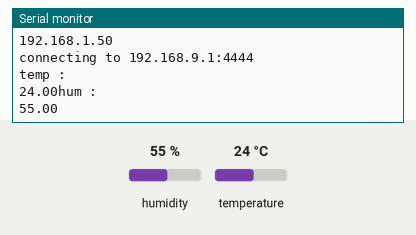
A sketch run on a simulated ESP8266 (NodeMCU). On the bench: the last lines printed to the serial monitor. Inputs (shaded band) come from the test bench; at power-on: humidity 55 %, temperature 24 °C. WiFi joins after 1.5 s; servers stay silent unless stated.

Above: at 3.2 s.
3.3 s: humidity set to 22 %
At 9.6 s:
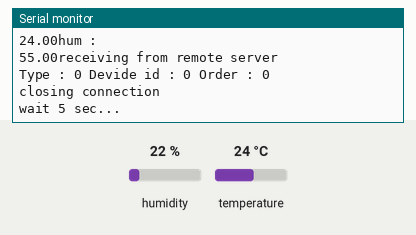
11.8 s: temperature set to 12 °C
At 19.0 s:
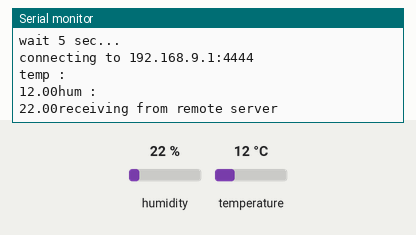
20.3 s: humidity set to 40 %
At 24.59 s:
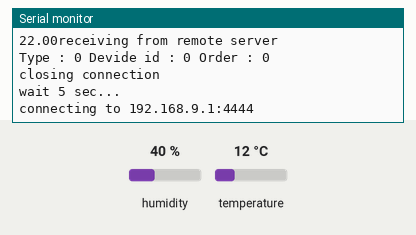
Timing chart, 0 to 26.1 s (numbered marks = the images above; inputs shaded):
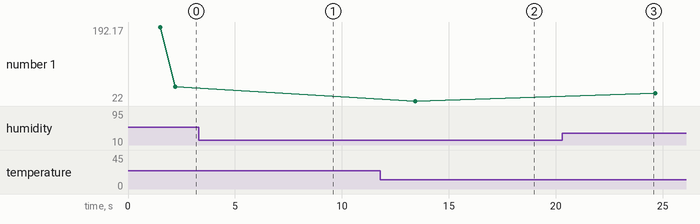

Measured:
- after the input at 11.8 s, the serial monitor: prints a new line after 1.6 s (image 2)
- plotted number 1: 22 → 40 after the input at 20.3 s

The sketch:

WiFiClient.ino
```cpp
/*
    This sketch sends a string to a TCP server, and prints a one-line response.
    You must run a TCP server in your local network.
    For example, on Linux you can use this command: nc -v -l 3000
*/

#include <ESP8266WiFi.h>
#include <ESP8266WiFiMulti.h>

#ifndef STASSID
#define STASSID "COBOX"
#define STAPSK  "cobox_pass"
#endif
#include "DHTesp.h"
DHTesp dht;

const char* ssid     = STASSID;
const char* password = STAPSK;

const char* host = "192.168.9.1";
const uint16_t port = 4444;
ESP8266WiFiMulti WiFiMulti;

void setup() {
  Serial.begin(115200);
  dht.setup(4, DHTesp::DHT22);
  // We start by connecting to a WiFi network
  WiFi.mode(WIFI_STA);
  WiFiMulti.addAP(ssid, password);

  Serial.println();
  Serial.println();
  Serial.print("Wait for WiFi... ");

  while (WiFiMulti.run() != WL_CONNECTED) {
    Serial.print(".");
    delay(500);
  }

  Serial.println("");
  Serial.println("WiFi connected");
  Serial.println("IP address: ");
  Serial.println(WiFi.localIP());

  delay(500);
}


void loop() {
  Serial.print("connecting to ");
  Serial.print(host);
  Serial.print(':');
  Serial.println(port);

  // Use WiFiClient class to create TCP connections
  WiFiClient client;

  if (!client.connect(host, port)) {
    Serial.println("connection failed");
    Serial.println("wait 5 sec...");
    delay(5000);
    return;
  }
  float h = dht.getHumidity();
  float t = dht.getTemperature();
  Serial.println("temp : ");
  Serial.print(t);
  Serial.println("hum : ");
  Serial.print(h);

  // This will send the request to the server
  client.println((String)"1;"+t+";"+h+"\r");

  delay(5000);
  //read back one line from server
  Serial.println("receiving from remote server");
  String line = client.readStringUntil('\r');
  String temp = line.substring(0,1);
  int type = temp.toInt();
  temp = line.substring(2,3);
  int id_device = temp.toInt();
  temp = line.substring(4,5);
  int order = temp.toInt();

  Serial.println(line);
  Serial.print("Type : ");
  Serial.print(type);
  Serial.print(" Devide id : ");
  Serial.print(id_device);
  Serial.print(" Order : ");
  Serial.println(order);


  client.println(":exit");

  Serial.println("closing connection");

  client.stop();

  Serial.println("wait 5 sec...");
  delay(5000);
}
```
